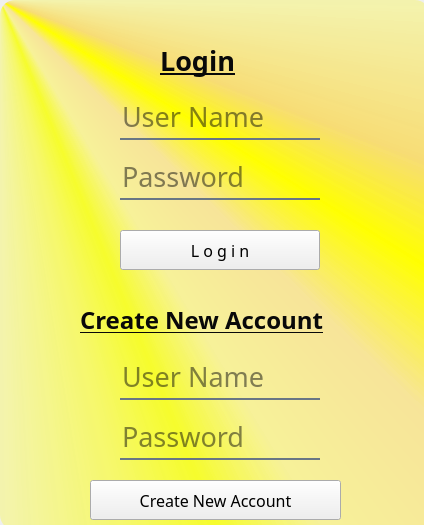
<?xml version="1.0" encoding="UTF-8"?>
<ui version="4.0">
 <class>MainWindow</class>
 <widget class="QMainWindow" name="MainWindow">
  <property name="geometry">
   <rect>
    <x>0</x>
    <y>0</y>
    <width>424</width>
    <height>525</height>
   </rect>
  </property>
  <property name="windowTitle">
   <string>PFT Login</string>
  </property>
  <property name="styleSheet">
   <string notr="true">border-radius{15px}</string>
  </property>
  <widget class="QWidget" name="centralwidget">
   <property name="styleSheet">
    <string notr="true"/>
   </property>
   <widget class="QWidget" name="containerThing" native="true">
    <property name="geometry">
     <rect>
      <x>0</x>
      <y>0</y>
      <width>431</width>
      <height>531</height>
     </rect>
    </property>
    <property name="styleSheet">
     <string notr="true"/>
    </property>
    <widget class="QLabel" name="label_2">
     <property name="geometry">
      <rect>
       <x>0</x>
       <y>0</y>
       <width>430</width>
       <height>530</height>
      </rect>
     </property>
     <property name="styleSheet">
      <string notr="true">
background-color:qconicalgradient(cx:0, cy:0, angle:135, stop:0 rgba(255, 255, 0, 69), stop:0.375 rgba(255, 255, 0, 69), stop:0.423533 rgba(251, 255, 0, 145), stop:0.45 rgba(247, 255, 0, 208), stop:0.477581 rgba(255, 244, 71, 130), stop:0.518717 rgba(255, 218, 71, 130), stop:0.55 rgba(255, 255, 0, 255), stop:0.57754 rgba(255, 203, 0, 130), stop:0.625 rgba(255, 255, 0, 69), stop:1 rgba(255, 255, 0, 69));
border-radius:15px;</string>
     </property>
     <property name="text">
      <string/>
     </property>
    </widget>
    <widget class="QLabel" name="LoginLabel">
     <property name="geometry">
      <rect>
       <x>160</x>
       <y>40</y>
       <width>111</width>
       <height>40</height>
      </rect>
     </property>
     <property name="font">
      <font>
       <family>Arial Rounded MT Bold</family>
       <pointsize>20</pointsize>
       <bold>true</bold>
       <underline>true</underline>
      </font>
     </property>
     <property name="styleSheet">
      <string notr="true">color:rgba(9,9,9,1);</string>
     </property>
     <property name="text">
      <string>Login</string>
     </property>
    </widget>
    <widget class="QLineEdit" name="User_Name_input">
     <property name="geometry">
      <rect>
       <x>120</x>
       <y>100</y>
       <width>200</width>
       <height>40</height>
      </rect>
     </property>
     <property name="font">
      <font>
       <family>Arial Rounded MT Bold</family>
       <pointsize>20</pointsize>
       <bold>false</bold>
      </font>
     </property>
     <property name="styleSheet">
      <string notr="true">background-color:rgba(0,0,0,0);
border:none;
border-bottom:2px solid rgba(105,118,132,255);
color:rgba(9,9,9,1);
padding-bottom:7px;</string>
     </property>
     <property name="placeholderText">
      <string>User Name</string>
     </property>
    </widget>
    <widget class="QLineEdit" name="User_password_input">
     <property name="geometry">
      <rect>
       <x>120</x>
       <y>160</y>
       <width>200</width>
       <height>40</height>
      </rect>
     </property>
     <property name="font">
      <font>
       <family>Arial Rounded MT Bold</family>
       <pointsize>20</pointsize>
       <bold>false</bold>
      </font>
     </property>
     <property name="styleSheet">
      <string notr="true">background-color:rgba(0,0,0,0);
border:none;
border-bottom:2px solid rgba(105,118,132,255);
color:rgba(9,9,9,1);
padding-bottom:7px;</string>
     </property>
     <property name="echoMode">
      <enum>QLineEdit::Password</enum>
     </property>
     <property name="placeholderText">
      <string>Password</string>
     </property>
    </widget>
    <widget class="QPushButton" name="Login_Button">
     <property name="enabled">
      <bool>true</bool>
     </property>
     <property name="geometry">
      <rect>
       <x>120</x>
       <y>230</y>
       <width>200</width>
       <height>40</height>
      </rect>
     </property>
     <property name="font">
      <font>
       <family>Arial Rounded MT Bold</family>
       <pointsize>12</pointsize>
       <bold>false</bold>
      </font>
     </property>
     <property name="styleSheet">
      <string notr="true">Login_Button#pushButton{
	background-color: qlineargradient(spread:pad, x1:0, y1:0, x2:1, y2:0, stop:0 rgba(0, 0, 0, 255), stop:1 rgba(255, 255, 255, 255)); 
color:rgba(255,255,255,210);
border-radius:5px;
}

Login_Button#pushButton:hover{
	background-color: qlineargradient(spread:pad, x1:0, y1:0, x2:1, y2:0, stop:0 rgba(0, 0, 0, 255), stop:1 rgba(255, 255, 255, 255)); 

}
Login_Button#pushButton:pressed{
	padding-left:5px;
    padding-top:5px;
	background-color:rgba(9,9,9,1)
}</string>
     </property>
     <property name="text">
      <string>L o g i n</string>
     </property>
    </widget>
    <widget class="QLabel" name="NewAccountLabel">
     <property name="geometry">
      <rect>
       <x>80</x>
       <y>300</y>
       <width>301</width>
       <height>40</height>
      </rect>
     </property>
     <property name="font">
      <font>
       <family>Arial Rounded MT Bold</family>
       <pointsize>18</pointsize>
       <bold>true</bold>
       <underline>true</underline>
      </font>
     </property>
     <property name="styleSheet">
      <string notr="true">color:rgba(9,9,9,1);</string>
     </property>
     <property name="text">
      <string>Create New Account</string>
     </property>
    </widget>
    <widget class="QLineEdit" name="NewUserNameInput">
     <property name="geometry">
      <rect>
       <x>120</x>
       <y>360</y>
       <width>200</width>
       <height>40</height>
      </rect>
     </property>
     <property name="font">
      <font>
       <family>Arial Rounded MT Bold</family>
       <pointsize>20</pointsize>
       <bold>false</bold>
      </font>
     </property>
     <property name="styleSheet">
      <string notr="true">background-color:rgba(0,0,0,0);
border:none;
border-bottom:2px solid rgba(105,118,132,255);
color:rgba(9,9,9,1);
padding-bottom:7px;</string>
     </property>
     <property name="placeholderText">
      <string>User Name</string>
     </property>
    </widget>
    <widget class="QLineEdit" name="NewUserPwordInput">
     <property name="geometry">
      <rect>
       <x>120</x>
       <y>420</y>
       <width>200</width>
       <height>40</height>
      </rect>
     </property>
     <property name="font">
      <font>
       <family>Arial Rounded MT Bold</family>
       <pointsize>20</pointsize>
       <bold>false</bold>
      </font>
     </property>
     <property name="styleSheet">
      <string notr="true">background-color:rgba(0,0,0,0);
border:none;
border-bottom:2px solid rgba(105,118,132,255);
color:rgba(9,9,9,1);
padding-bottom:7px;</string>
     </property>
     <property name="echoMode">
      <enum>QLineEdit::Password</enum>
     </property>
     <property name="placeholderText">
      <string>Password</string>
     </property>
    </widget>
    <widget class="QPushButton" name="CreateNewAccButton">
     <property name="enabled">
      <bool>true</bool>
     </property>
     <property name="geometry">
      <rect>
       <x>90</x>
       <y>480</y>
       <width>251</width>
       <height>40</height>
      </rect>
     </property>
     <property name="font">
      <font>
       <family>Arial Rounded MT Bold</family>
       <pointsize>12</pointsize>
       <bold>false</bold>
      </font>
     </property>
     <property name="styleSheet">
      <string notr="true">Login_Button#pushButton{
	background-color: qlineargradient(spread:pad, x1:0, y1:0, x2:1, y2:0, stop:0 rgba(0, 0, 0, 255), stop:1 rgba(255, 255, 255, 255)); 
color:rgba(255,255,255,210);
border-radius:5px;
}

Login_Button#pushButton:hover{
	background-color: qlineargradient(spread:pad, x1:0, y1:0, x2:1, y2:0, stop:0 rgba(0, 0, 0, 255), stop:1 rgba(255, 255, 255, 255)); 

}
Login_Button#pushButton:pressed{
	padding-left:5px;
    padding-top:5px;
	background-color:rgba(9,9,9,1)
}</string>
     </property>
     <property name="text">
      <string>Create New Account</string>
     </property>
    </widget>
    <zorder>label_2</zorder>
    <zorder>LoginLabel</zorder>
    <zorder>User_Name_input</zorder>
    <zorder>User_password_input</zorder>
    <zorder>NewAccountLabel</zorder>
    <zorder>NewUserNameInput</zorder>
    <zorder>NewUserPwordInput</zorder>
    <zorder>Login_Button</zorder>
    <zorder>CreateNewAccButton</zorder>
   </widget>
  </widget>
 </widget>
 <resources/>
 <connections/>
</ui>
